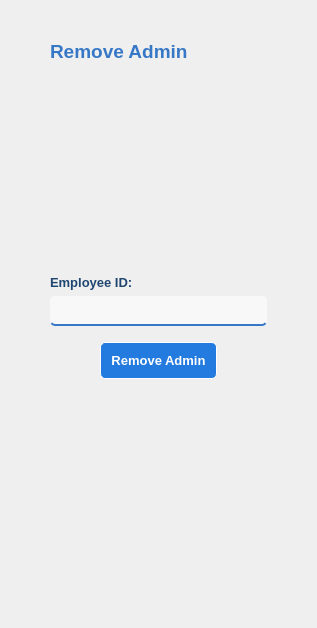
            <widget class="QWidget" name="removeAdmin">
             <property name="styleSheet">
              <string notr="true">#removeAdmin {
	background-color: transparent;
}

#removeAdminLabel {
	color: rgb(55, 120, 198);
}

#empID_5 {
	color: rgb(31, 70, 112);
}

#removeAdminLE{
	border-top: none;
	border-left: none;
	border-right: none;
	border-bottom: 2px solid rgb(55, 120, 198);
	border-radius: 5px;
	padding: 3px;
	background-color: rgba(255, 255, 255, 150);
	color: rgb(31, 70, 112);
}

#removeAdminButton {
	margin: 10px 50px 10px 50px;
	padding: 10px;
	background-color: rgb(35, 123, 223);
	border: 1px solid white;
	border-radius: 5px;
	color: white;
}

#removeAdminButton:hover {
	background-color: qlineargradient(spread:pad, x1:0.5, y1:1, x2:0.5, y2:0, stop:0 rgba(0, 83, 178, 255), stop:0.567164 rgba(56, 144, 244, 255));
}</string>
             </property>
             <layout class="QVBoxLayout" name="verticalLayout_14">
              <property name="leftMargin">
               <number>50</number>
              </property>
              <property name="topMargin">
               <number>40</number>
              </property>
              <property name="rightMargin">
               <number>50</number>
              </property>
              <item>
               <widget class="QLabel" name="removeAdminLabel">
                <property name="font">
                 <font>
                  <family>Segoe UI</family>
                  <pointsize>14</pointsize>
                  <weight>75</weight>
                  <bold>true</bold>
                 </font>
                </property>
                <property name="text">
                 <string>Remove Admin</string>
                </property>
               </widget>
              </item>
              <item alignment="Qt::AlignHCenter">
               <widget class="QLabel" name="picLabel_6">
                <property name="minimumSize">
                 <size>
                  <width>200</width>
                  <height>200</height>
                 </size>
                </property>
                <property name="maximumSize">
                 <size>
                  <width>200</width>
                  <height>200</height>
                 </size>
                </property>
                <property name="sizeIncrement">
                 <size>
                  <width>0</width>
                  <height>0</height>
                 </size>
                </property>
                <property name="baseSize">
                 <size>
                  <width>0</width>
                  <height>0</height>
                 </size>
                </property>
                <property name="autoFillBackground">
                 <bool>false</bool>
                </property>
                <property name="text">
                 <string/>
                </property>
                <property name="pixmap">
                 <pixmap>icons/delete-user.png</pixmap>
                </property>
                <property name="scaledContents">
                 <bool>true</bool>
                </property>
               </widget>
              </item>
              <item>
               <widget class="QLabel" name="empID_5">
                <property name="font">
                 <font>
                  <family>Segoe UI</family>
                  <pointsize>10</pointsize>
                  <weight>75</weight>
                  <bold>true</bold>
                 </font>
                </property>
                <property name="text">
                 <string>Employee ID:</string>
                </property>
               </widget>
              </item>
              <item>
               <widget class="QLineEdit" name="removeAdminLE">
                <property name="minimumSize">
                 <size>
                  <width>0</width>
                  <height>30</height>
                 </size>
                </property>
                <property name="font">
                 <font>
                  <family>Segoe UI</family>
                  <pointsize>10</pointsize>
                 </font>
                </property>
               </widget>
              </item>
              <item>
               <widget class="QPushButton" name="removeAdminButton">
                <property name="font">
                 <font>
                  <family>Segoe UI</family>
                  <pointsize>10</pointsize>
                  <weight>75</weight>
                  <bold>true</bold>
                 </font>
                </property>
                <property name="text">
                 <string>Remove Admin</string>
                </property>
               </widget>
              </item>
              <item>
               <spacer name="verticalSpacer_7">
                <property name="orientation">
                 <enum>Qt::Vertical</enum>
                </property>
                <property name="sizeHint" stdset="0">
                 <size>
                  <width>20</width>
                  <height>228</height>
                 </size>
                </property>
               </spacer>
              </item>
             </layout>
            </widget>
